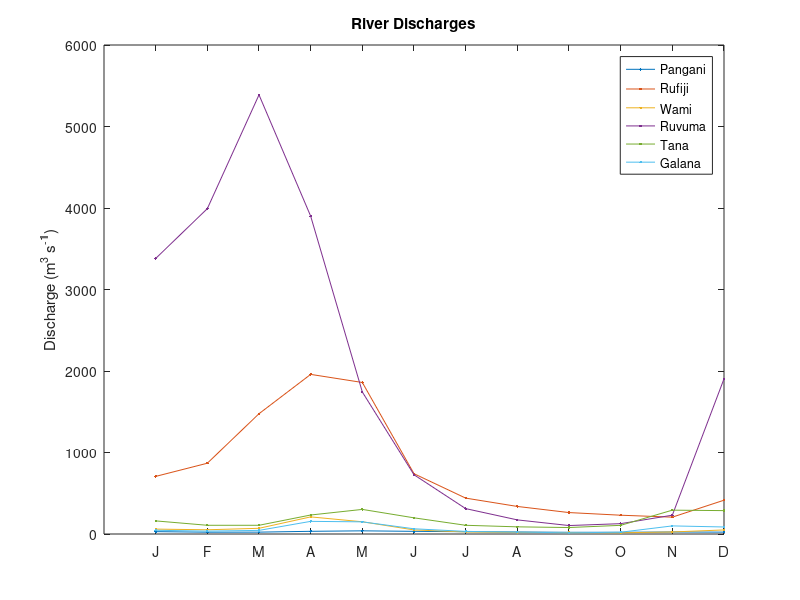

Write MATLAB code to recreate this figure.
% Plot the river discharges obtained from literature around the East African Coast 
% Dataset of river discharge for the EAfrica modelling

clear all; clc; close all
%%

load RIVERS_FLOW

%%%%--- PANGANI (KORGOWE STATION)
plot(Pangani,'.-')
title('Pangani (Korogowe Station)')
ylabel('Discharge (m^3 s^-^1)')
MN={'J','F','M','A','M','J','J','A','S','O','N','D'};
set(gca,'xtick',1:1:12)
set(gca,'xticklabel',MN)

%%%%--- RUFIJI (STIEGLER STATION)
plot(Rufiji,'.-')
title('Rufiji (Stiegler Station)')
ylabel('Discharge (m^3 s^-^1)')
MN={'J','F','M','A','M','J','J','A','S','O','N','D'};
set(gca,'xtick',1:1:12)
set(gca,'xticklabel',MN)

%%%%--- WAMI (MANDERA STATION)
plot(Wami,'.-')
title('Wami (Mandera Station)')
ylabel('Discharge (m^3 s^-^1)')
MN={'J','F','M','A','M','J','J','A','S','O','N','D'};
set(gca,'xtick',1:1:12)
set(gca,'xticklabel',MN)

%%%%--- RUVUMA 
plot(Ruvuma,'.-')
title('Ruvuma')
ylabel('Discharge (m^3 s^-^1)')
MN={'J','F','M','A','M','J','J','A','S','O','N','D'};
set(gca,'xtick',1:1:12)
set(gca,'xticklabel',MN)

%%%%--- TANA RIVER
plot(Tana,'.-')
title('Tana (Garissa Station)')
ylabel('Discharge (m^3 s^-^1)')
MN={'J','F','M','A','M','J','J','A','S','O','N','D'};
set(gca,'xtick',1:1:12)
set(gca,'xticklabel',MN)

%%%%--- GALANA RIVER
plot(Galana,'.-')
title('Galana')
ylabel('Discharge (m^3 s^-^1)')
MN={'J','F','M','A','M','J','J','A','S','O','N','D'};
set(gca,'xtick',1:1:12)
set(gca,'xticklabel',MN)

%%%%--- PLOT ALL RIVERS TOGETHER
plot(Pangani,'.-')
hold on
plot(Rufiji,'.-')
plot(Wami,'.-')
plot(Ruvuma,'.-')
plot(Tana,'.-')
plot(Galana,'.-')
title('River Discharges')
ylabel('Discharge (m^3 s^-^1)')
MN={'J','F','M','A','M','J','J','A','S','O','N','D'};
set(gca,'xtick',1:1:12)
set(gca,'xticklabel',MN)
legend('Pangani','Rufiji','Wami','Ruvuma','Tana','Galana')

